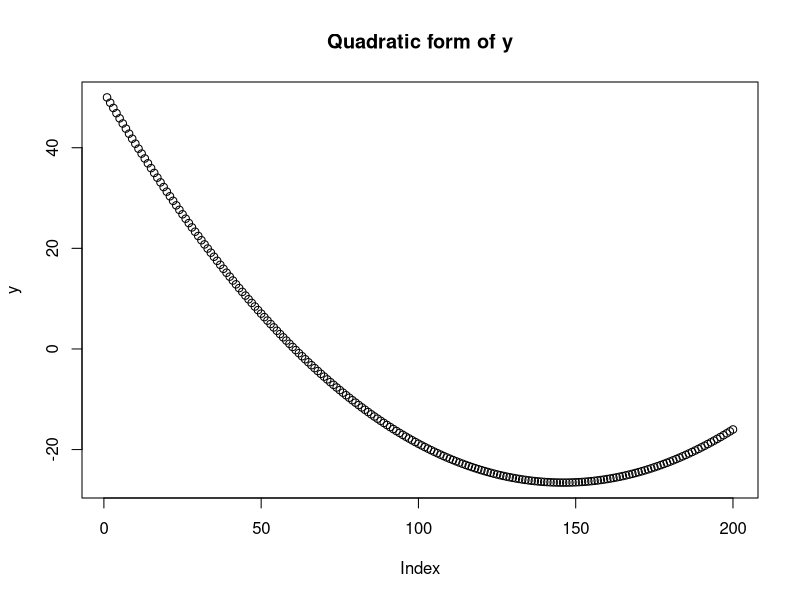
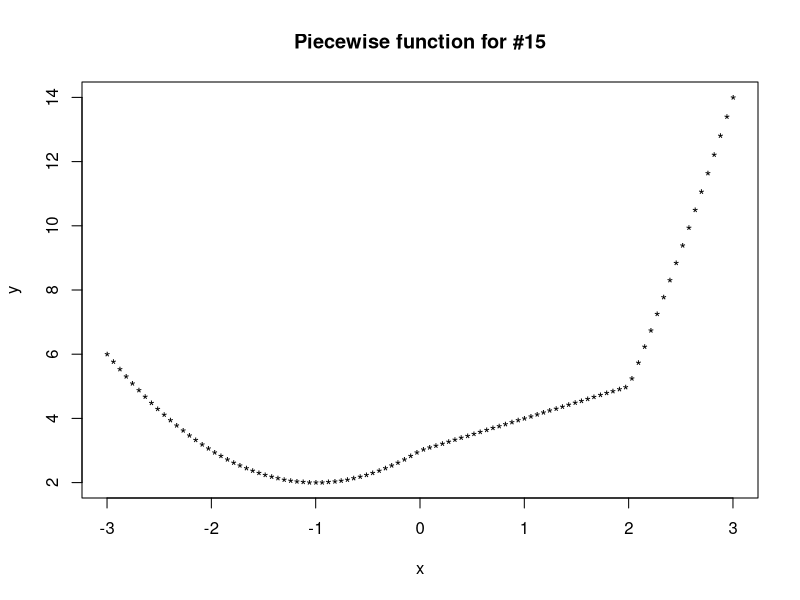

R code for these plots, in order:
## ---- chunk 1
knitr::opts_chunk$set(echo = TRUE)
## ---- chunk 2
b = sqrt(729)
print(b)
## ---- chunk 3
a = as.integer(1947.0)
print(a)
## ---- chunk 4
b = seq(1, 6, by = 1)
b.1 <- class(b)
print(c(b, b.1))
## ---- chunk 5
c = c(1, "a", 2, "b")
print(c)

## ---- chunk 6
class(c)
## ---- chunk 7
length(c) # Figuring out the length of c
## ---- chunk 8
print(c[2]) # Printing the 2nd element
print(c[3]) # Printing the 3rd element
## ---- chunk 9
d = c(1, 2, NA, 4, 5, 6, NA, NA, NA, 10)
d = as.numeric(na.omit(d)) # Removing NA valuse and converting the vector to a numeric one
print(d)
## ---- chunk 10
x = seq(3, 6, by = 0.1)
x.1 = exp(x) * cos(x) # cosine is reading in x as a radian unit
print(x.1)
#x.2 = exp(x) * cos(x/180) # this funtions will read it in as degrees
#print(x.2)
## ---- chunk 11
s = seq(10, 100, by = 1) # Creating the sequence
s.1 <- s^3 + 4 * s^2 # transforming the sequence
s.2 = sum(s.1) # Calculating the sum of the transformed sequence
print(s.2)
## ---- chunk 12
x <- sample(0:999, size = 250, replace = TRUE)
y <- sample(0:999, size = 250, replace = TRUE)
## ---- chunk 13
y.1 <- subset(y, y>600) # use the subset comand to pull out elements of a vector
print(y.1)
## ---- chunk 14
y.2 <- subset(y, y >= max(y)-200)
print(length(y.2))
## ---- chunk 15
e <- abs(x-mean(x))^(1/2)
print(e)
## ---- chunk 16
n=2:length(y)
d <- (y[n]-x[n-1]) # It worked!
print(d)
## ---- chunk 17
coeffs <- sample(-20:20, size = 3, replace = TRUE)
## ---- chunk 18
print(length(coeffs))
## ---- chunk 19
x <- seq(from = -3, to = 3, length.out = 200)
## ---- chunk 20
y = coeffs[1] + coeffs[2] * x + coeffs[3] * x^2
## ---- chunk 21
plot(y, main = "Quadratic form of y")
## ---- chunk 22
A = matrix(c(rep(c(10, -5, 10), times = 15)), nrow = 15, byrow = TRUE)
print(A)

A.1 = A # Copy the matrix
A.1[,3] = A.1[,1] + A.1[,2] # rewrite the 3 column as a sum of the first two
print(A.1)
## ---- chunk 23
add <- function(a,b){
  c = a + b
  return(c)
}

add(5,10)
## ---- chunk 24
count <- function(x, int){
  y <- vector()
  for(i in 1:length(x)){
    ifelse(x[i] == int, y[i] <- 1, y[i] <- 0)
  }
  z = sum(y)
  return(z)
}

# testing the function

x <- c(4,5, 6, 6, 7, 8) 
count(x = x, int = 6) # The argument should return a 2 given vector x
## ---- chunk 25
zsquared <- function(x){
  z <- numeric(length(x))
  for(i in 1:length(x)){
    z[i] <- x[i]^i
  }
  return(z)
}

# Testing the function

x <- c(2, 2, 3)
zsquared(x) # should return two 4s given vector x
## ---- chunk 26
piecewise <- function(x){
  y <- numeric(length(x))
  for(i in 1:length(x)){
    if(x[i] < 0 ){
      y[i] = (x[i]^2 + 2 * x[i] + 3)
    }
    else if(x[i] >= 0 & x[i] < 2 ){
      y[i] = (x[i] + 3)
    }
    else if( 2 <= x[i]){
      y[i] = (x[i]^2 + 4 * x[i] - 7)
    }
  }
  return(y)
}

# Testing the piecewise function

x <-seq(-3, 3, length = 100)
y <- piecewise(x)

plot(x, y, main = "Piecewise function for #15", pch = "*", col = 617, bg = 456)
